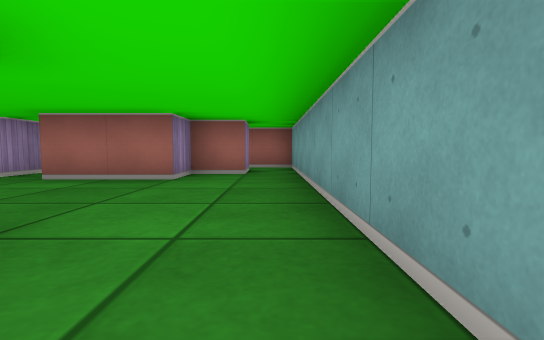
[1] (above)

17 first-person views from a walk through a cub3D maze. The camera is about half as high as the walls, tilts 4° down and sees 85° across. The floor is counted in squares. Each view is taken from the middle of a square. On the plan, view 1 faces up. The plan holds only what a view shows up to about 9 squares ahead; the rest is blank.

[2]
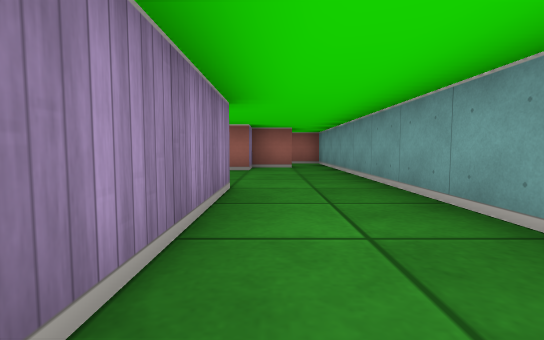

[3]
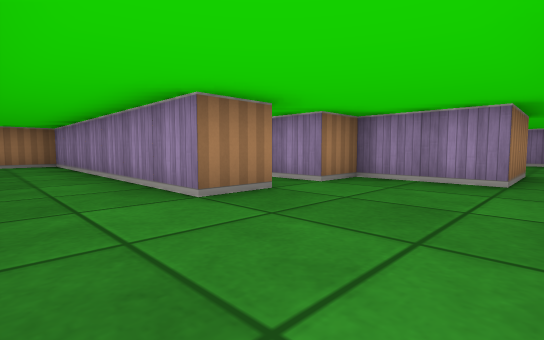

[4]
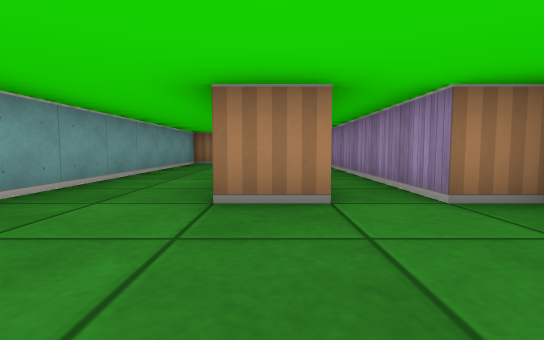

[5]
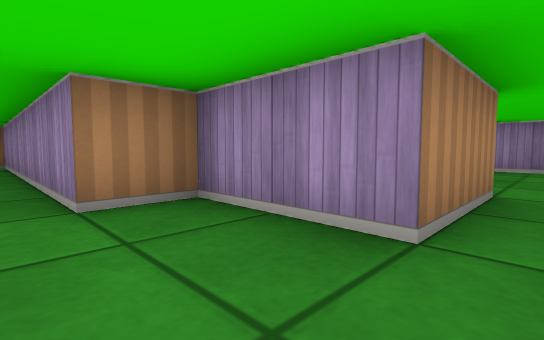

[6]
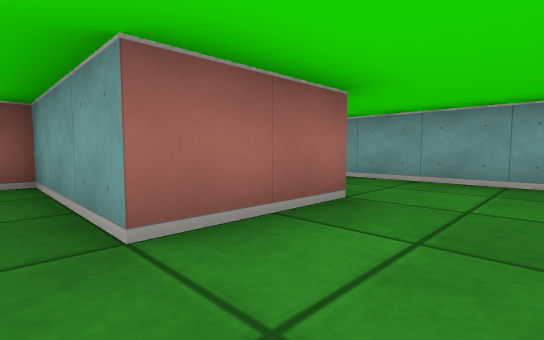

[7]
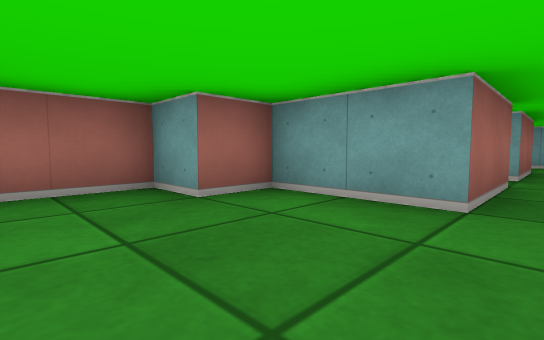

[8]
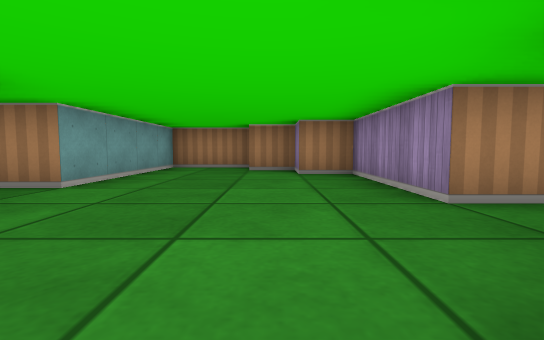

[9]
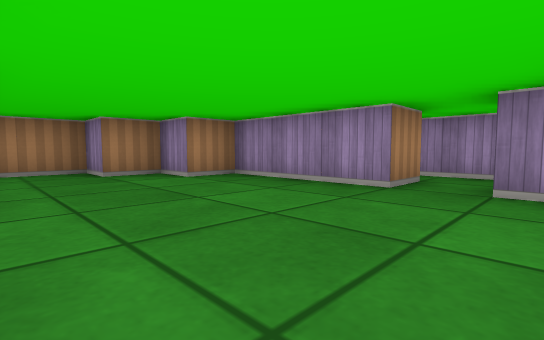

[10]
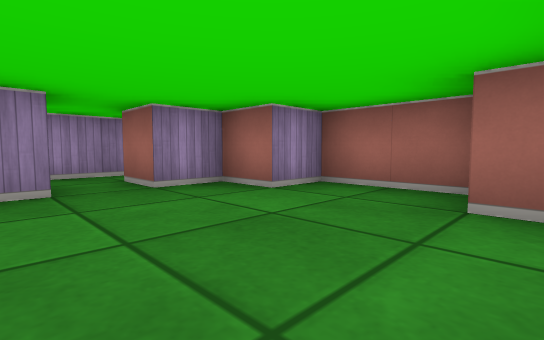

[11]
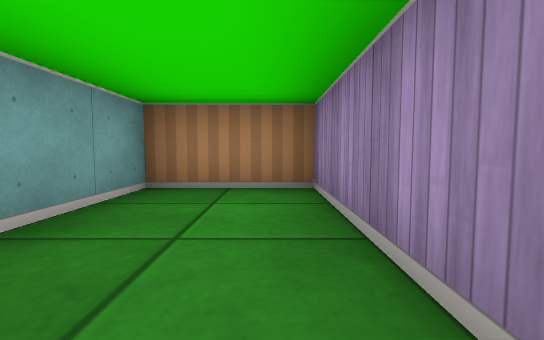

[12]
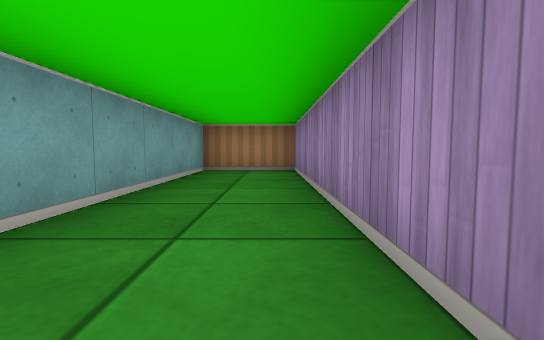

[13]
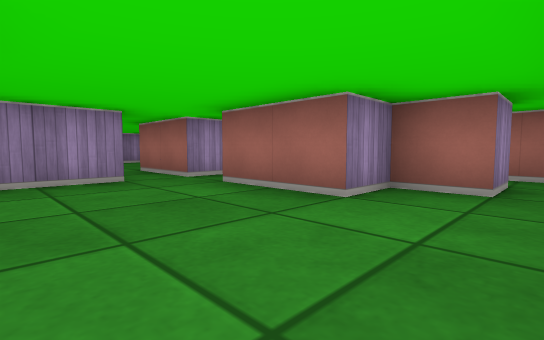

[14]
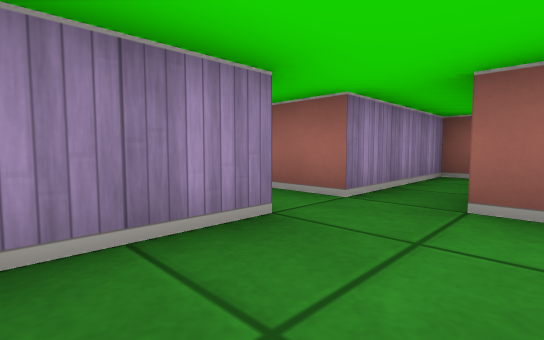

[15]
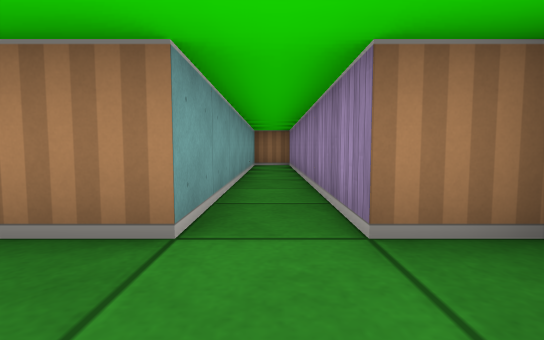

[16]
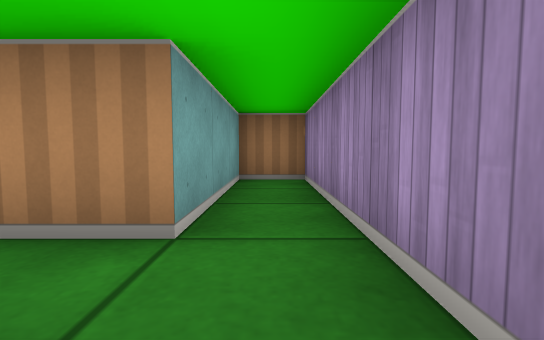

[17]
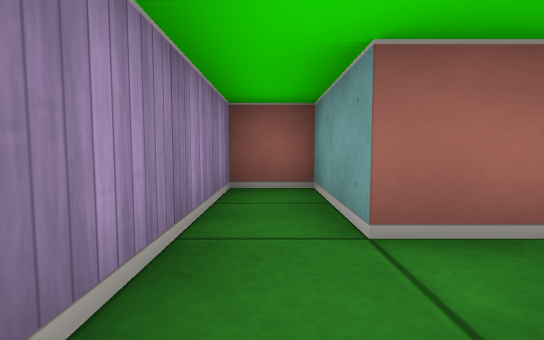

### Floor plan
Ten units are one square. View 1 is at (0, 0); x grows to the right and y downward. Boxes are objects, and circles mark ways between rooms. Rooms are numbered by the first view taken in them; rooms with no view inside come last. Other rooms are left out.
<svg viewBox="-130 -80 140 140">
<path fill="none" stroke="#000" d="M-5 -55 -15 -55 -15 -45 -35 -45 -35 -75 -45 -75 -45 -45 -65 -45M-65 -35 -45 -35 -45 -15 -35 -15 -35 55 -25 55 -25 -15 -15 -15 -15 55 5 55 5 -55M-65 -45 -65 -65 -75 -65 -75 -75 -95 -75 -95 -65 -105 -65 -105 -55 -115 -55M-115 -45 -105 -45 -105 -15 -95 -15 -95 -5 -85 -5 -85 5 -65 5 -65 -35M-115 -55 -115 -75 -125 -75 -125 -15 -115 -15 -115 -45M-5 -65 -5 -55M5 -55 5 -75 -6 -75"/>
<circle cx="-55" cy="-40" r="3" fill="#2a7"/>
<circle cx="0" cy="-60" r="3" fill="#2a7"/>
<circle cx="-110" cy="-50" r="3" fill="#2a7"/>
<text x="-10" y="-10">1</text>
<text x="-80" y="-40">2</text>
<text x="-120" y="-50">3</text>
<text x="-10" y="-70">4</text>
</svg>
Room 1 opens to room 2. Room 1 opens to room 4. Room 2 opens to room 3.

Where each view was taken, in squares from view 1:
view 1: 0 up, 0 right, facing up
view 2: 2 down, 1 left, facing up
view 3: 4 up, 0 right, facing down-left
view 4: 4 up, 2 left, facing down
view 5: 4 up, 3 left, facing down-left
view 6: 3 up, 4 left, facing up-right
view 7: 4 up, 9 left, facing up-right
view 8: 7 up, 9 left, facing down
view 9: 6 up, 7 left, facing down-left
view 10: 4 up, 7 left, facing up-left
view 11: 2 down, 1 left, facing down
view 12: 1 up, 1 left, facing down
view 13: 2 up, 0 right, facing up-left
view 14: 2 up, 3 left, facing up-left
view 15: 3 up, 3 left, facing down
view 16: 6 up, 12 left, facing down
view 17: 4 up, 12 left, facing up
